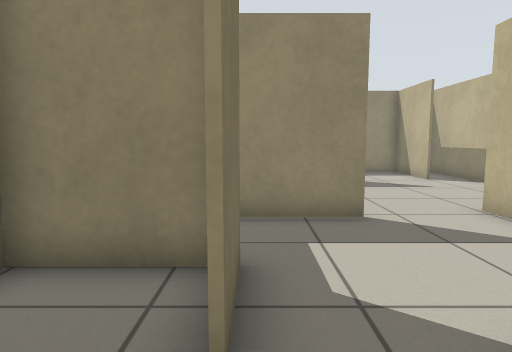
View 1 (above)

22 first-person views from a walk through a world built for the Player/Stage simulator. The camera is 0.78 m above the floor, tilts 6° down and sees 75° across. The lines on the ground mark 1 m squares. The floor is counted in squares, 0.5 m on a side. Each view is taken from the middle of a square. On the plan, view 1 faces up. The plan holds only what a view shows up to about 16 squares ahead; the rest is blank. Robots are left out.

View 2
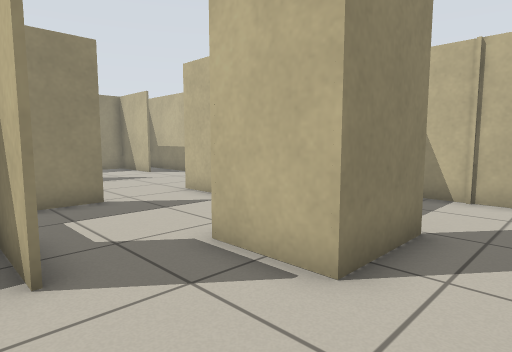

View 3
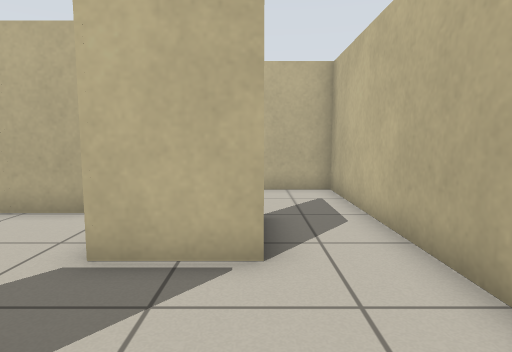

View 4
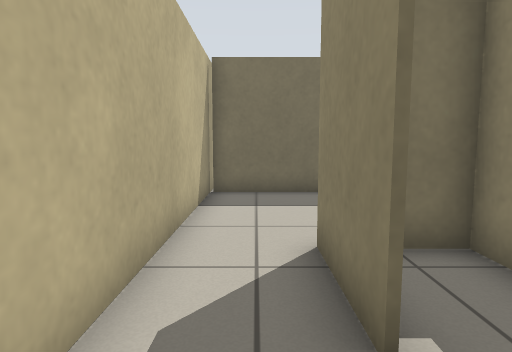

View 5
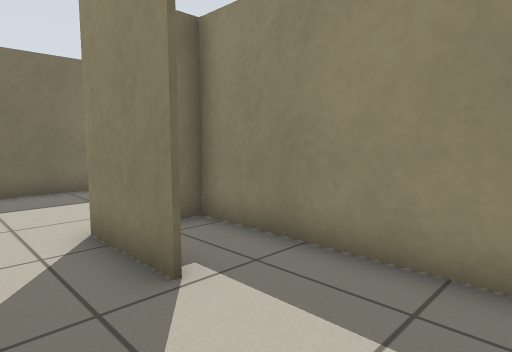

View 6
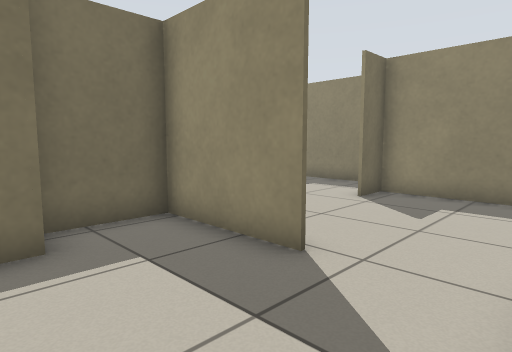

View 7
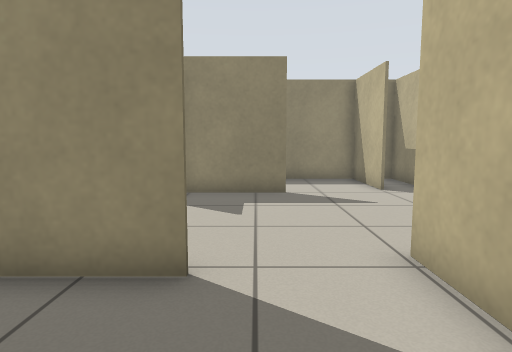

View 8
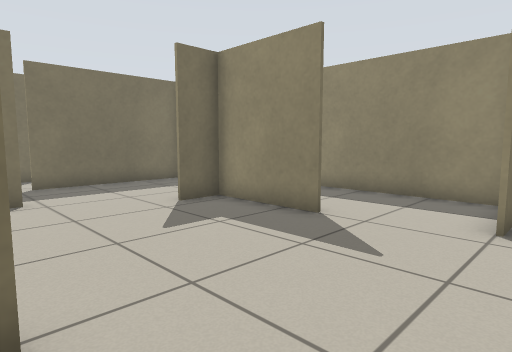

View 9
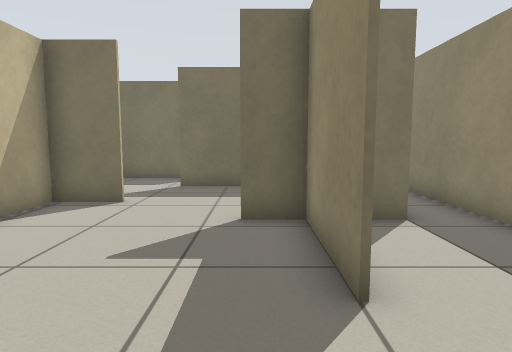

View 10
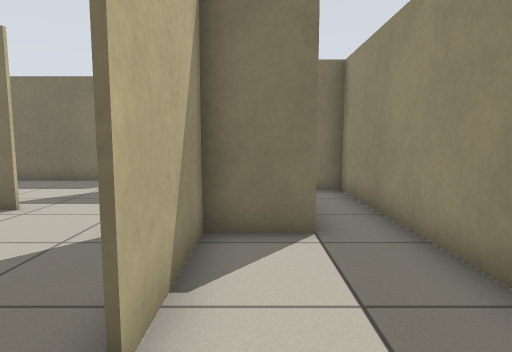

View 11
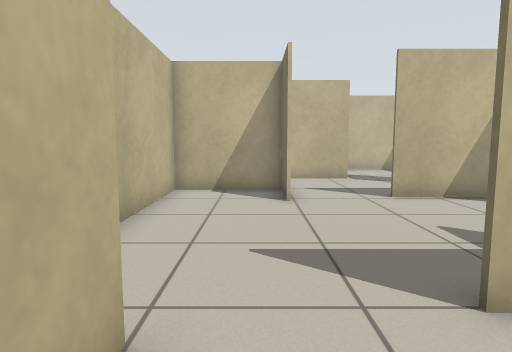

View 12
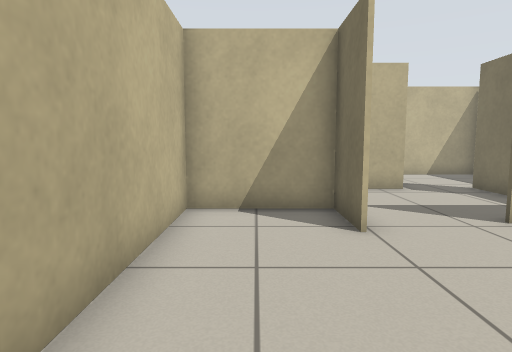

View 13
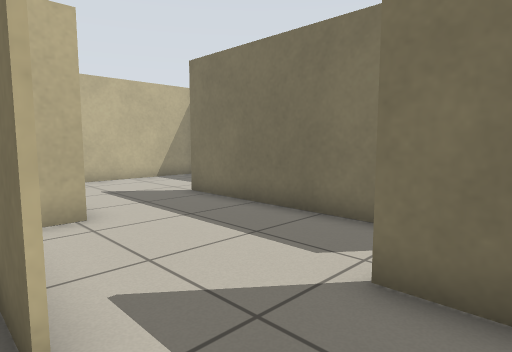

View 14
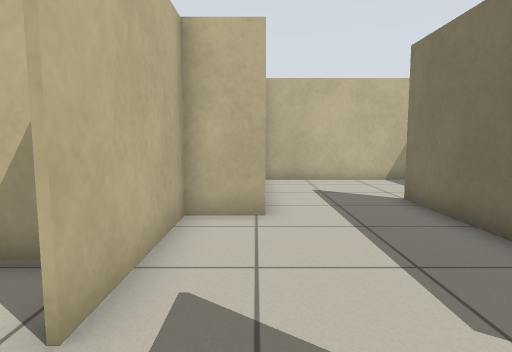

View 15
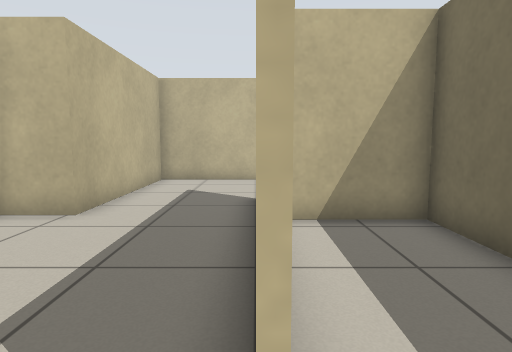

View 16
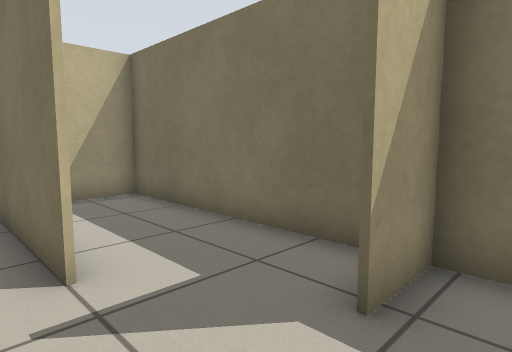

View 17
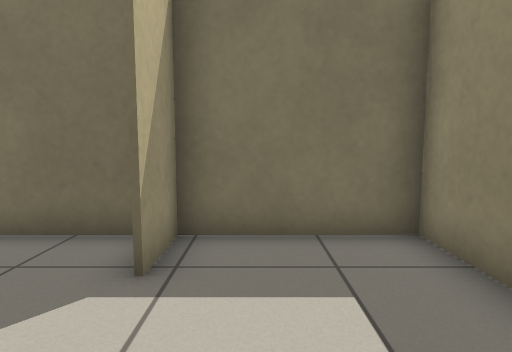

View 18
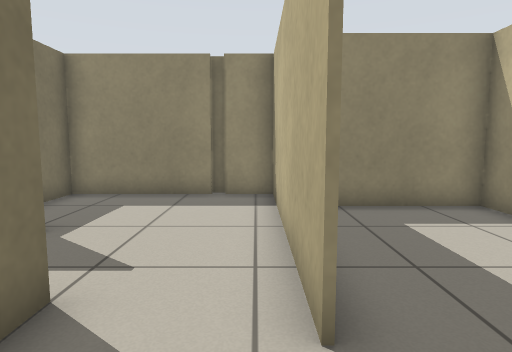

View 19
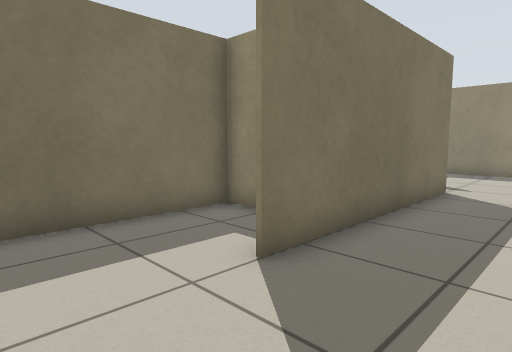

View 20
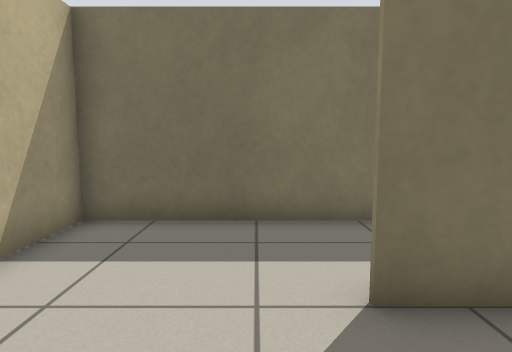

View 21
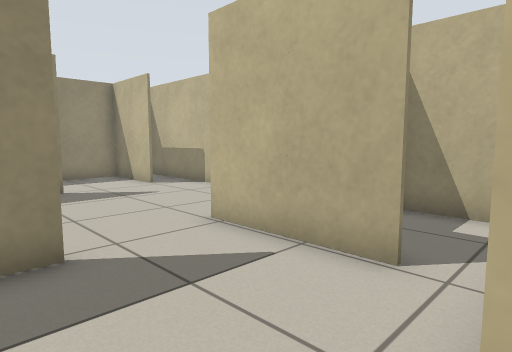

View 22
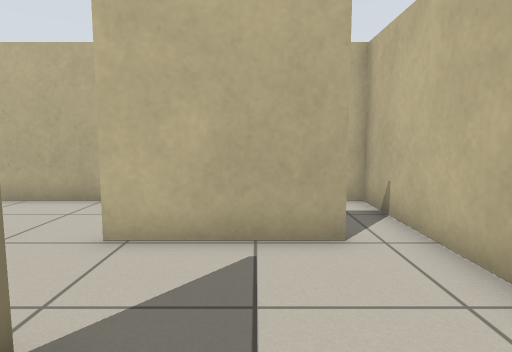

### Floor plan
Points are (right, up) in squares from view 1. A wall is a line through its corners. A room is listed if a view was taken in it or the views show most of it. See-through windows are left out.
Room 1 (views 1, 2, 3, 4, 5, 21, 22)
walls: (-0.3, 1.9) (-0.3, 4) (-3.1, 4); (-0.2, 4.1) (-0.2, 2); (4.9, -0.1) (2.2, -0.1) (2.2, 2.2); (-3.1, 1.8) (-3.1, -2.4); (-2.9, -2.4) (8.6, -2.4) (8.6, 0.6); (2.2, 6.7) (-1.5, 6.7); (-1.4, 7) (-1.4, 4.2)
ways out: opening at (2, 4.5) to room 3; opening at (6.5, 0) to room 9
Room 2 (view 6)
walls: (8.6, 2) (8.6, 5); (4.4, 2.2) (8.6, 2.2)
ways out: opening at (5, 3) to room 3
Room 3 (view 7)
walls: (5.1, 3.5) (5.1, 7.5); (2.2, 2.2) (4.4, 2.2)
ways out: opening at (2, 4.5) to room 1; opening at (5, 3) to room 2; opening at (3.5, 7) to room 4
Room 4 (views 8, 9, 10, 11, 12, 13, 14)
walls: (4, 13) (0.5, 13); (0.5, 13.1) (4, 13.1); (0.4, 13.9) (0.4, 14.9) (-3.9, 14.9); (0.5, 15.1) (0.5, 11.6); (7, 13.5) (7, 16.8); (5.2, 7.5) (5.2, 5.4) (8.6, 5.4) (8.6, 16.7) (-4, 16.7); (-1.4, 8.6) (-1.4, 7); (-1.5, 6.8) (2.2, 6.8); (-4.4, 14.8) (-4.4, 9.4); (-4.4, 16.8) (-4.4, 15.9)
low walls: (7.1, 14.4) (7.1, 13.5)
ways out: opening at (3.5, 7) to room 3; opening at (-2.5, 8.5) to room 7
Room 5 (view 15)
walls: (-4.5, 9.4) (-4.5, 13.6); (-10.4, 13) (-10.4, 4); (-10.5, 4.5) (-7.6, 4.5)
ways out: opening at (-6.5, 13) to room 6; opening at (-5.5, 10) to room 7
Room 6 (views 16, 17)
walls: (-6.2, 16.7) (-10.4, 16.7) (-10.4, 13); (-5.9, 17) (-6.4, 17); (-10.5, 12.7) (-8.6, 12.7); (-4.5, 13.6) (-4.5, 16.8); (-4, 16.7) (-6, 16.7)
ways out: opening at (-6.5, 13) to room 5
Room 7 (view 18)
walls: (-3.2, 4.1) (-1.5, 4.1) (-1.5, 8.6); (-7, 10.1) (-7, 4.5)
ways out: opening at (-2.5, 8.5) to room 4; opening at (-5.5, 10) to room 5; opening at (-5, 3.5) to room 8
Room 8 (views 19, 20)
walls: (-7, 4.5) (-7, 2); (-9.4, 4.4) (-10.5, 4.4); (-10.4, 4) (-10.4, -2.4) (-2.9, -2.4); (-3.2, -2.4) (-3.2, 4.1)
ways out: opening at (-5, 3.5) to room 7
Room 9 (no view inside)
walls: (7.6, 2.1) (2.3, 2.1) (2.3, 1.1); (8.6, 0.6) (8.6, 2)
ways out: opening at (6.5, 0) to room 1

Positions as (right, up) in squares from view 1, and headings:
1: (0, 0), facing up
2: (-1, -2), facing up-right
3: (-2, 0), facing right
4: (7, -1), facing left
5: (8, -2), facing up-left
6: (5, 3), facing up-left
7: (3, 3), facing up
8: (8, 7), facing up-left
9: (7, 12), facing left
10: (6, 14), facing left
11: (6, 16), facing down
12: (7, 13), facing down
13: (-1, 11), facing down-left
14: (-3, 11), facing down
15: (-7, 11), facing down
16: (-6, 14), facing down-left
17: (-5, 14), facing left
18: (-5, 7), facing up
19: (-4, -1), facing up-left
20: (-4, 1), facing left
21: (1, 2), facing up-right
22: (0, 5), facing right
